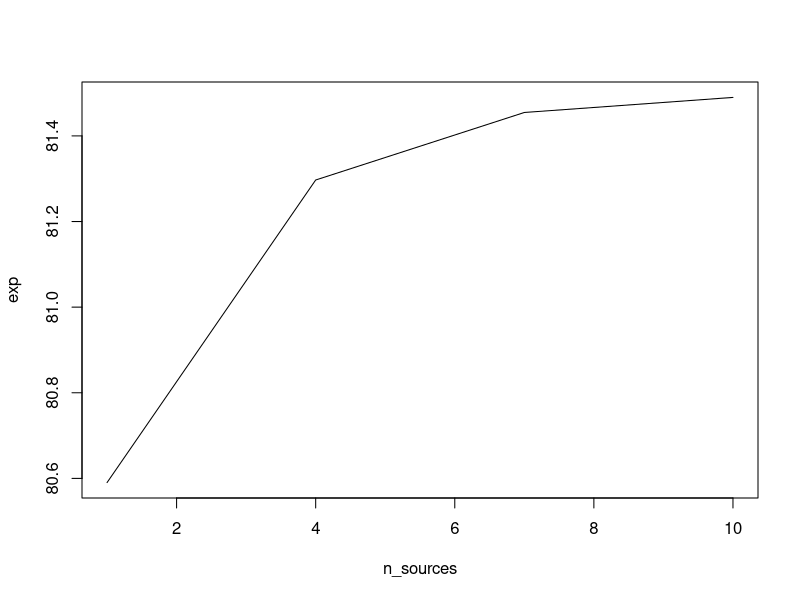
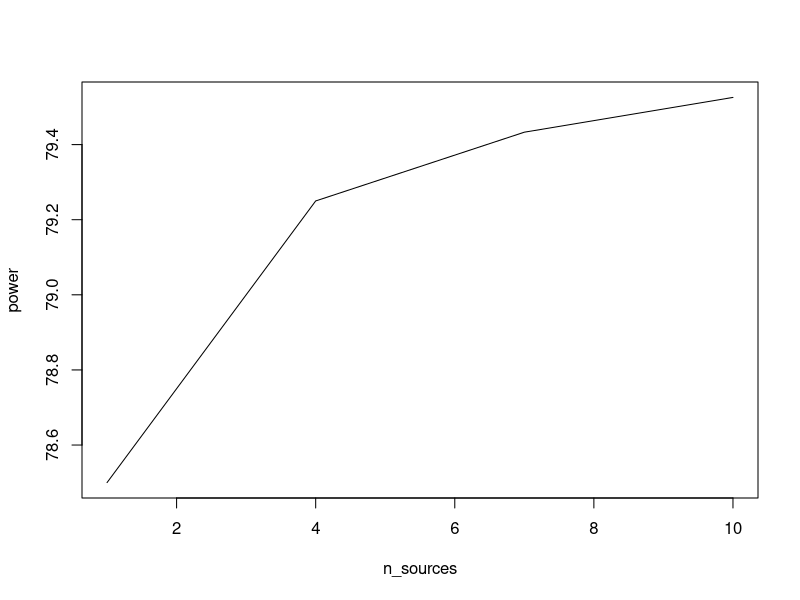
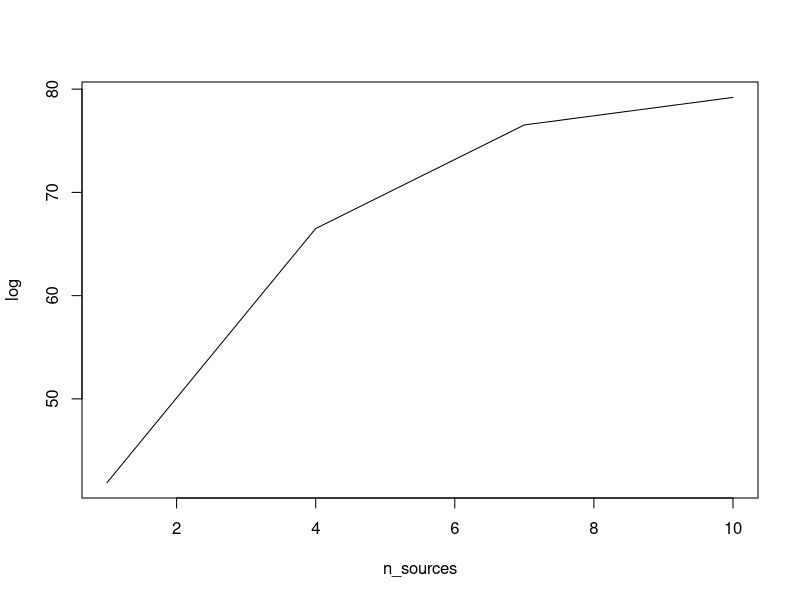

Write R code to recreate these figures, in order.

start = 1.5
asymptote = 80
rate = 0.5
n_sources = c(1,4,7,10)                              
exp = asymptote + start * (1 - exp(-rate * n_sources))
power = asymptote - start * (n_sources^-rate)
log = asymptote/(1 + start * exp(-rate*n_sources))
plot(n_sources, exp, "l")                              
plot(n_sources, power, "l")                              
plot(n_sources, log, "l")                              
